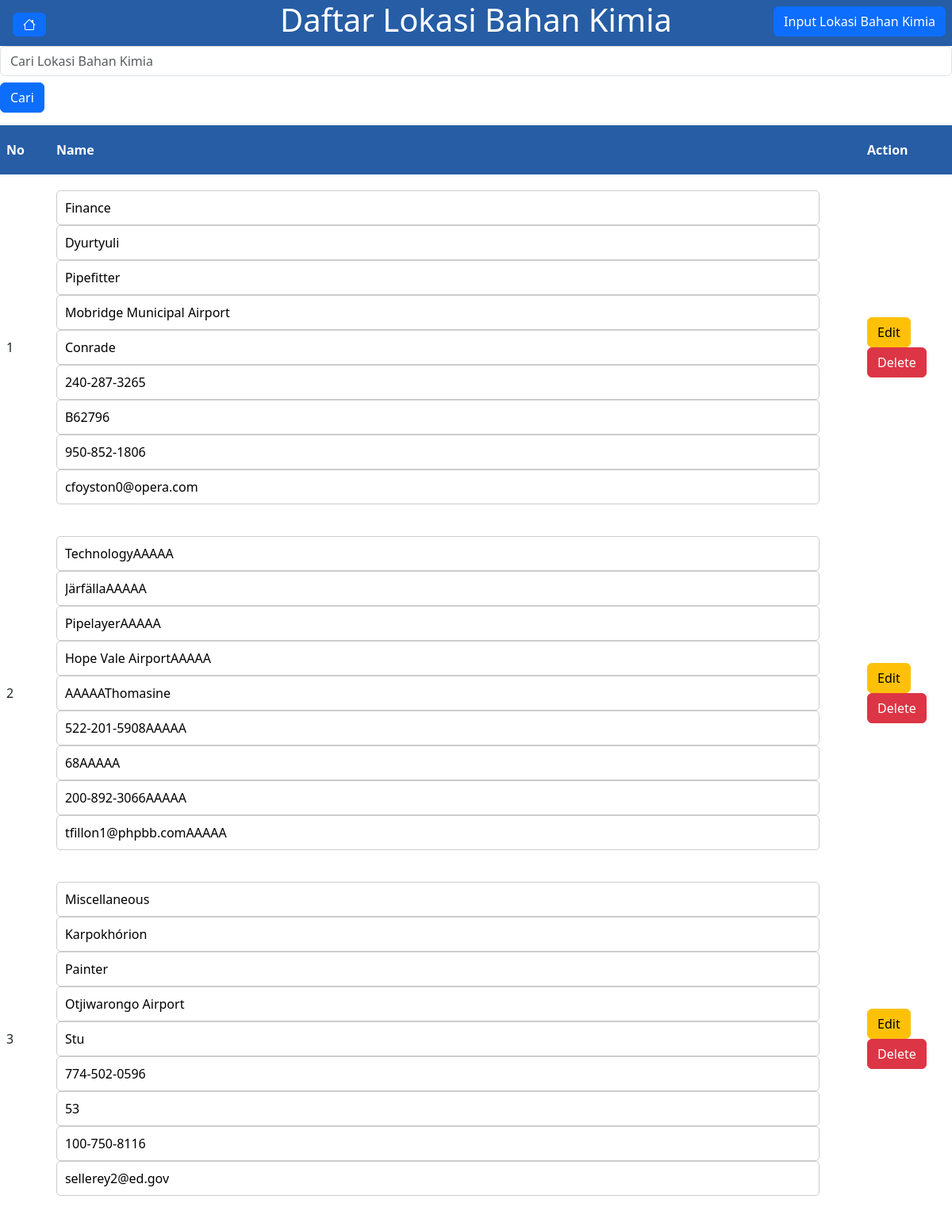
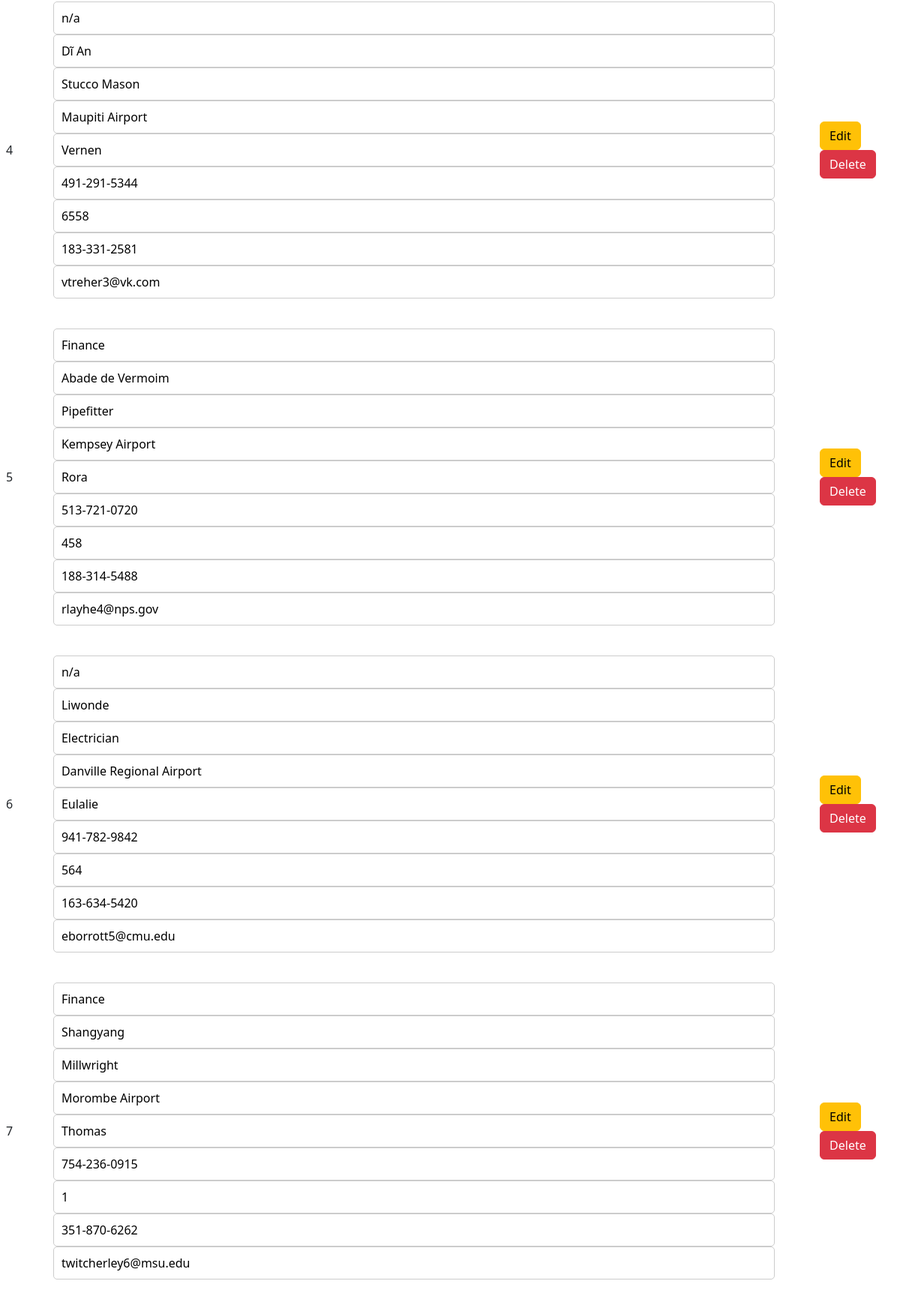
Page /lokasi_bahan_kimia/list_lokasi_bahan_kimia/ (upper part) on the committed database (2 pictures, top to bottom).
### models/models.py (models this page shows)
class LokasiBahanKimia(SQLModel, table=True):
    id: int = Field(default=None, primary_key=True)
    room: str
    location: str
    building: str
    department_name: str
    contact_person: str
    phone: str
    extension: str
    mobile: str
    email: str
    chemicals: List["DataBahanKimia"] = Relationship(back_populates="location")  # Forward Reference

### routes/lokasi_bahan_kimia.py (the view)
@router.get("/list_lokasi_bahan_kimia/")
def list_lokasi_bahan_kimia(
    request: Request, page: int = 1,
    limit: int = 10, search: str = '',
    session: Session = Depends(get_session)):
    offset = (page - 1) * limit
    query = select(LokasiBahanKimia)
    if search:
        condition = (
            LokasiBahanKimia.room.ilike(f'%{search}%') |
            LokasiBahanKimia.location.ilike(f'%{search}%') |
            LokasiBahanKimia.building.ilike(f'%{search}%') |
            LokasiBahanKimia.department_name.ilike(f'%{search}%') |
            LokasiBahanKimia.contact_person.ilike(f'%{search}%') |
            LokasiBahanKimia.phone.ilike(f'%{search}%') |
            LokasiBahanKimia.extension.ilike(f'%{search}%') |
            LokasiBahanKimia.mobile.ilike(f'%{search}%') |
            LokasiBahanKimia.email.ilike(f'%{search}%')
        )
        query = query.where(condition)
    paginated_query = query.offset(offset).limit(limit)
    data = session.exec(paginated_query).all()
    query_count = select(func.count()).select_from(query.subquery())
    result_count = session.exec(query_count)
    total_data = result_count.one()
    total_pages = (total_data + limit - 1) // limit  # Membulatkan ke atas
    if 'text/html' in request.headers['Accept']:
        return templates.TemplateResponse("list_lokasi_bahan_kimia.html", {
            "request": request,
            "list_lokasi_bahan_kimia": {
                "data": data,
                "page": page,
                "total_pages": total_pages
            },
            "search_query": search
        })
    return {
        "list_lokasi_bahan_kimia": {
            "data": data,
            "page": page,
            "total_pages": total_pages,
        },
        "search_query": search
    }

### templates/list_lokasi_bahan_kimia.html (shortened to what this page needs)
{% extends "base.html" %}
{% block content %}
<header>
    <h1>Daftar Lokasi Bahan Kimia</h1>
</header>
<form action="/lokasi_bahan_kimia/list_lokasi_bahan_kimia" method="get" class="mb-3">
    <input type="text" name="search" placeholder="Cari Lokasi Bahan Kimia" value="{{ search_query }}"
        class="form-control" />
    <button type="submit" class="btn btn-primary mt-2">Cari</button>
</form>
<div class="container-form mb-3">
    <button onclick="location.href = '/lokasi_bahan_kimia';"
        class="btn btn-primary position-fixed top-0 end-0 m-2">Input
        Lokasi Bahan Kimia
    </button>
    <div class="row">
        <table class="table-departemen-list">
            <thead>
                <tr>
                    <th scope="col">No</th>
                    <th scope="col">Name</th>
                    <th scope="col">Action</th>
                </tr>
            </thead>
            <tbody>
                {% for data in list_lokasi_bahan_kimia['data'] %}
                <tr class="data-row">
                    <td>{{ loop.index + ((list_lokasi_bahan_kimia['page'] - 1) * 10) }}</td>
                    <td>
                        <form id="update-location-{{ data.id }}" style="display:inline;">
                            <input type="text" name="room" value="{{ data.room }}" required />
                            <input type="text" name="location" value="{{ data.location }}" required />
                            <input type="text" name="building" value="{{ data.building }}" required />
                            <input type="text" name="department_name" value="{{ data.department_name }}" required />
                            <input type="text" name="contact_person" value="{{ data.contact_person }}" required />
                            <input type="text" name="phone" value="{{ data.phone }}" required />
                            <input type="text" name="extension" value="{{ data.extension }}" required />
                            <input type="text" name="mobile" value="{{ data.mobile }}" required />
                            <input type="text" name="email" value="{{ data.email }}" required />
                        </form>
                    </td>
                    <td>
                        <button type="button" class="btn btn-warning edit-button" data-id="{{ data.id }}">
                            Edit
                        </button>
                        <form action="/lokasi_bahan_kimia/delete/{{ data.id }}" method="post" style="display:inline;">
                            <button type="submit" class="btn btn-danger">Delete</button>
                        </form>
                    </td>
                </tr>
                {% endfor %}
            </tbody>
        </table>
    </div>
</div>
{% endblock %}

### static/style2.css (style rules this page uses)
header { background-color: rgb(38, 93, 165); color: white; text-align: center; padding: 1px; }
.container-form { display: flex; justify-content: center; width: 100%; background-color: white; }
body { font-family: Arial, sans-serif; background-color: rgb(255, 255, 255); margin: 0; padding: 0; }
table { border-collapse: collapse; margin: 25 auto; background-color: white; border-radius: 5px; box-shadow: 5px 5px 5px 5px rgba(0, 0, 0, 0.1); }
th, td { padding: 20px; }
th { background-color: rgb(38, 93, 165); color: white; }
input { padding: 10px; border: 1px solid #ccc; border-radius: 5px; margin-bottom: 10px; width: calc(100% - 20px); }

### rows in the picture
LokasiBahanKimia: room "Finance", location "Dyurtyuli", building "Pipefitter", department_name "Mobridge Municipal Airport", contact_person "Conrade", phone "240-287-3265", extension "B62796", mobile "950-852-1806", email "cfoyston0@opera.com"
LokasiBahanKimia: room "TechnologyAAAAA", location "JärfällaAAAAA", building "PipelayerAAAAA", department_name "Hope Vale AirportAAAAA", contact_person "AAAAAThomasine", phone "522-201-5908AAAAA", extension "68AAAAA", mobile "200-892-3066AAAAA", email "tfillon1@phpbb.comAAAAA"
LokasiBahanKimia: room "Miscellaneous", location "Karpokhórion", building "Painter", department_name "Otjiwarongo Airport", contact_person "Stu", phone "774-502-0596", extension "53", mobile "100-750-8116", email "sellerey2@ed.gov"
LokasiBahanKimia: room "n/a", location "Dĩ An", building "Stucco Mason", department_name "Maupiti Airport", contact_person "Vernen", phone "491-291-5344", extension "6558", mobile "183-331-2581", email "vtreher3@vk.com"
LokasiBahanKimia: room "Finance", location "Abade de Vermoim", building "Pipefitter", department_name "Kempsey Airport", contact_person "Rora", phone "513-721-0720", extension "458", mobile "188-314-5488", email "rlayhe4@nps.gov"
LokasiBahanKimia: room "n/a", location "Liwonde", building "Electrician", department_name "Danville Regional Airport", contact_person "Eulalie", phone "941-782-9842", extension "564", mobile "163-634-5420", email "eborrott5@cmu.edu"
LokasiBahanKimia: room "Finance", location "Shangyang", building "Millwright", department_name "Morombe Airport", contact_person "Thomas", phone "754-236-0915", extension "1", mobile "351-870-6262", email "twitcherley6@msu.edu"
